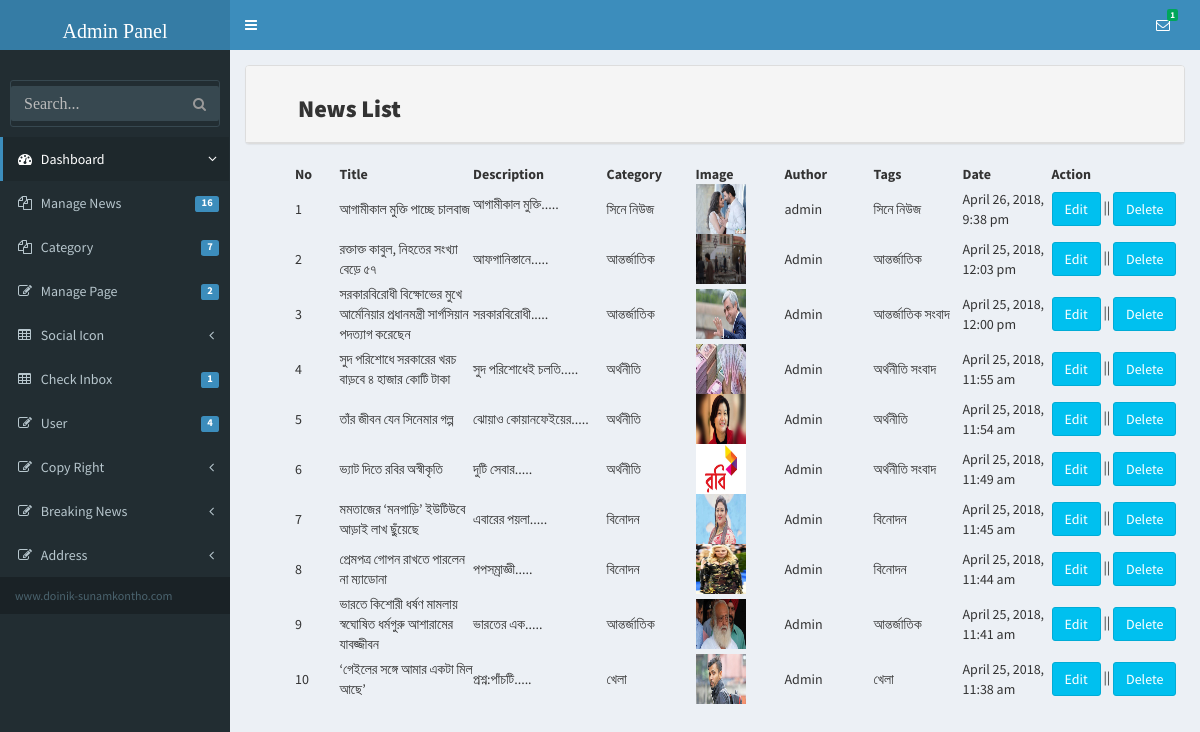
The app's page /admin/comment.php (signed in) with its own data.
### tables this page shows
CREATE TABLE `tbl_post` (
  `id` int(11) NOT NULL,
  `cat_id` int(11) NOT NULL,
  `title` varchar(250) NOT NULL,
  `body` text NOT NULL,
  `image` varchar(255) NOT NULL,
  `author` varchar(55) NOT NULL,
  `tags` varchar(254) NOT NULL,
  `date` timestamp NOT NULL DEFAULT CURRENT_TIMESTAMP,
  `userId` int(11) NOT NULL,
  `chobi` varchar(255) NOT NULL
);

CREATE TABLE `category` (
  `id` int(10) NOT NULL,
  `category_name` varchar(55) NOT NULL,
  `date` timestamp NOT NULL DEFAULT CURRENT_TIMESTAMP
);

### library/Database.php (called while the page is built, shortened)
<?php
Class Database{
	public $host   = DB_HOST;
	public $user   = DB_USER;
	public $pass   = DB_PASS;
	public $dbname = DB_NAME;
	public $link;
	private function connectDB(){
	$this->link = new mysqli($this->host, $this->user, $this->pass, $this->dbname);
     $this->link->query("set_character_setresults='utf8'");
     $this->link->set_charset("utf8");
   }
	public function select($query){
		$result = $this->link->query($query) or die($this->link->error.__LINE__);
		if($result->num_rows > 0){
			return $result;
		} else {
			return false;
		}
	}
}

### library/Helper.php (called while the page is built, shortened)
<?php
class helper{
	public function formatDate($date){
		return date('F j, Y, g:i a', strtotime($date));
	}
	public function textShorten($text, $limit = 500){
        $text = $text." ";
        $text = substr($text, 0, $limit);
        $text = substr($text, 0, strrpos($text, ' '));
        $text = $text.".....";
        return $text;
	}
}
?>

### library/Session.php (called while the page is built, shortened)
<?php
class Session
{
	public static function get($key){
		if (isset($_SESSION[$key])){
			$result = $_SESSION[$key];
		}
		if (isset($result)) {
			return $result;
		}else{
			return false;
		}
	}
}
?>

### admin/comment.php (the view)
<?php include('include/header.php'); ?>
   <?php include('include/sidebar.php'); ?>
      <div class="content-wrapper">
        <section class="content">
          <div class="row">
         <div class="col-md-12">
            <div class="panel panel-default">
              <div class="panel-heading">
                <h3>News List</h3>
              </div>
              </div>
                <form>
                    <table style="margin-left: 50px;">
                      <thead>
            <tr>
              <th width="5%">No</th>
              <th width="15%">Title</th>
              <th width="15%">Description</th>
              <th width="10%">Category</th>
              <th width="10%">Image</th>
              <th width="10%">Author</th>
              <th width="10%">Tags</th>
              <th width="10%">Date</th>
              <th width="15%">Action</th>
            </tr>
          </thead>
     <?php
     $query = "select tbl_post.*,category.category_name from tbl_post
               inner join category
               on tbl_post.cat_id = category.id
               order by tbl_post.id desc limit 10";
     $result = $db->select($query);
     if($result){
      $i = 0;
      while ($data = $result->fetch_assoc()) {
         $i++;
     ?>
          <tbody>
            <tr>
              <td><?php echo $i; ?></td>
              <td><?php echo $data['title']; ?></td>
              <td><?php echo $sql_injection->textShorten($data['body'],50); ?></td>
              <td><?php echo $data['category_name']; ?></td>
              <td> <img src="admin/<?php echo $data['image']; ?>" height="50px"; width="50px"> </td>
              <td><?php echo $data['author']; ?></td>
              <td><?php echo $data['tags']; ?></td>
              <td><?php echo $sql_injection->formatDate($data['date']); ?></td>
              <td><a href="editpost.php?post_id=<?php echo $data['id'];?>" class="btn btn-info">Edit</a>
    <?php
      if(Session::get('userRole') == '0') {?>
                || <a onclick="return confirm('Do you want to delete this post? if you click the ok button then your post will permanently delete');" href="?del_post_id=<?php echo $data['id'];?>" class="btn btn-info">Delete</a>
    <?php  } ?>
              </td>
            </tr>
          </tbody>
          <?php } } ?>
                    </table>
                  </form>
            </div>
          </div>
        </section>
      </div>
    </div>
  <?php include('include/footer.php'); ?>

### records on screen
tbl_post: title "আগামীকাল মুক্তি পাচ্ছে চালবাজ", body "আগামীকাল মুক্তি.....", category.category_name "সিনে নিউজ", image (picture), author "admin", tags "সিনে নিউজ", date "April 26, 2018, 9:38 pm"
tbl_post: title "রক্তাক্ত কাবুল, নিহতের সংখ্যা বেড়ে ৫৭", body "আফগানিস্তানে.....", category.category_name "আন্তর্জাতিক", image (picture), author "Admin", tags "আন্তর্জাতিক", date "April 25, 2018, 12:03 pm"
tbl_post: title "সরকারবিরোধী বিক্ষোভের মুখে আর্মেনিয়ার প্রধানমন্ত্রী সার্গসিয়ান পদত্যাগ করেছেন", body "সরকারবিরোধী.....", category.category_name "আন্তর্জাতিক", image (picture), author "Admin", tags "আন্তর্জাতিক সংবাদ", date "April 25, 2018, 12:00 pm"
tbl_post: title "সুদ পরিশোধে সরকারের খরচ বাড়বে ৪ হাজার কোটি টাকা", body "সুদ পরিশোধেই চলতি.....", category.category_name "অর্থনীতি", image (picture), author "Admin", tags "অর্থনীতি সংবাদ", date "April 25, 2018, 11:55 am"
tbl_post: title "তাঁর জীবন যেন সিনেমার গল্প", body "ঝোয়াও কোয়ানফেইয়ের.....", category.category_name "অর্থনীতি", image (picture), author "Admin", tags "অর্থনীতি", date "April 25, 2018, 11:54 am"
tbl_post: title "ভ্যাট দিতে রবির অস্বীকৃতি", body "দুটি সেবার.....", category.category_name "অর্থনীতি", image (picture), author "Admin", tags "অর্থনীতি সংবাদ", date "April 25, 2018, 11:49 am"
tbl_post: title "মমতাজের ‘মনগাড়ি’ ইউটিউবে আড়াই লাখ ছুঁয়েছে", body "এবারের পয়লা.....", category.category_name "বিনোদন", image (picture), author "Admin", tags "বিনোদন", date "April 25, 2018, 11:45 am"
tbl_post: title "প্রেমপত্র গোপন রাখতে পারলেন না ম্যাডোনা", body "পপসম্রাজ্ঞী.....", category.category_name "বিনোদন", image (picture), author "Admin", tags "বিনোদন", date "April 25, 2018, 11:44 am"
tbl_post: title "ভারতে কিশোরী ধর্ষণ মামলায় স্বঘোষিত ধর্মগুরু আশারামের যাবজ্জীবন", body "ভারতের এক.....", category.category_name "আন্তর্জাতিক", image (picture), author "Admin", tags "আন্তর্জাতিক", date "April 25, 2018, 11:41 am"
tbl_post: title "‘গেইলের সঙ্গে আমার একটা মিল আছে’", body "প্রশ্ন:পাঁচটি.....", category.category_name "খেলা", image (picture), author "Admin", tags "খেলা", date "April 25, 2018, 11:38 am"

### other values on screen
$i "1"
$i "16"
$i "7"
$i "2"
$i "4"
